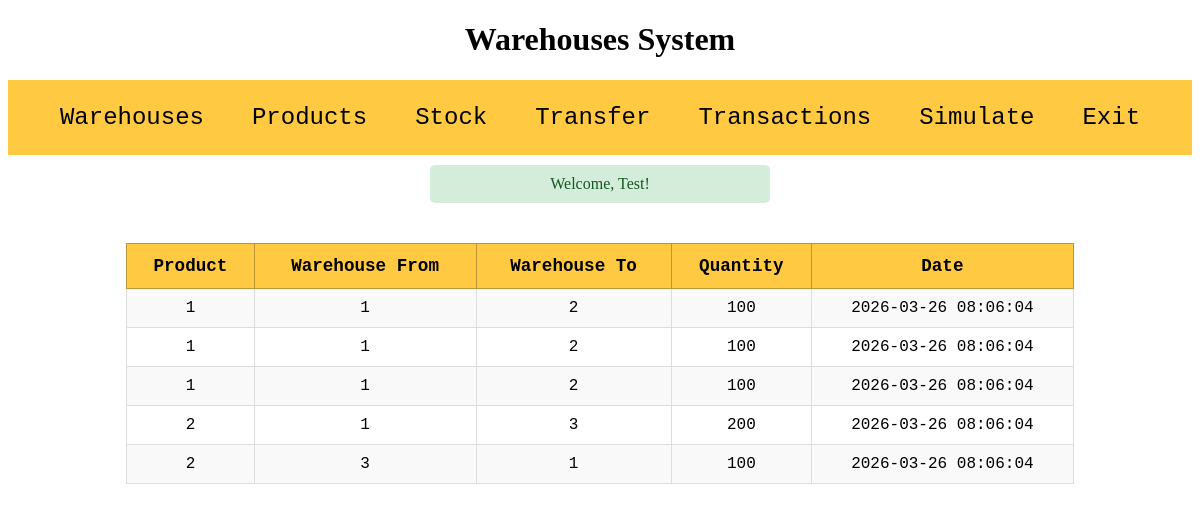
/menu.php?page=transactions (signed in), run on the app's committed database.
### tables this page shows
CREATE TABLE transactions (
    id INT AUTO_INCREMENT PRIMARY KEY,
    product_id INT NOT NULL,
    warehouse_from INT,
    warehouse_to INT,
    quantity INT NOT NULL,
    date_moved DATETIME DEFAULT CURRENT_TIMESTAMP,
    FOREIGN KEY (product_id) REFERENCES products(id),
    FOREIGN KEY (warehouse_from) REFERENCES warehouses(id),
    FOREIGN KEY (warehouse_to) REFERENCES warehouses(id)
);

### Logic/transactions.php (the view)
<?php
    try {
        $pdo = new PDO("mysql:host=localhost;dbname=warehouses; charset=utf8", "root", "");
        $pdo->setAttribute(PDO::ATTR_ERRMODE, PDO::ERRMODE_EXCEPTION);
        $stmt = $pdo->query("SELECT * FROM transactions");
        echo "<table border=1;>
                <tr>
                    <th>Product</th>
                    <th>Warehouse From</th>
                    <th>Warehouse To</th>
                    <th>Quantity</th>
                    <th>Date</th>
                </tr>
        ";
        while($row = $stmt->fetch()) {
            echo "<tr><td>" . $row['product_id'] . "</td><td>" . $row['warehouse_from'] . "</td><td>" . $row['warehouse_to'] . "</td><td>" . $row['quantity'] . "</td><td>" . $row['date_moved'] . "</td></tr>";
        }
        echo "</table>";
    } catch(PDOException $e) {
        $_SESSION['error'] = "Database error";
        header("Location: ../menu.php?page=transactions");
        exit;
    }
?>

### style.css (style rules this page uses)
table { border-collapse: collapse; margin: 40px auto; width: 80%; font-family: "Lucida Console", "Courier New", monospace; background-color: white; }
table th { background-color: #FFC942; padding: 12px; border: 1px solid #BA9634; font-size: 1.1em; }
table td { padding: 10px; border: 1px solid #ddd; text-align: center; }
table tr:nth-child(even) { background-color: #f9f9f9; }

### data on the page
transactions: product "1", warehouse_from "1", warehouse_to "2", quantity "100", date_moved "2026-03-26 08:06:04"
transactions: product "1", warehouse_from "1", warehouse_to "2", quantity "100", date_moved "2026-03-26 08:06:04"
transactions: product "1", warehouse_from "1", warehouse_to "2", quantity "100", date_moved "2026-03-26 08:06:04"
transactions: product "2", warehouse_from "1", warehouse_to "3", quantity "200", date_moved "2026-03-26 08:06:04"
transactions: product "2", warehouse_from "3", warehouse_to "1", quantity "100", date_moved "2026-03-26 08:06:04"

### other printed values
$success "Welcome, Test!"
